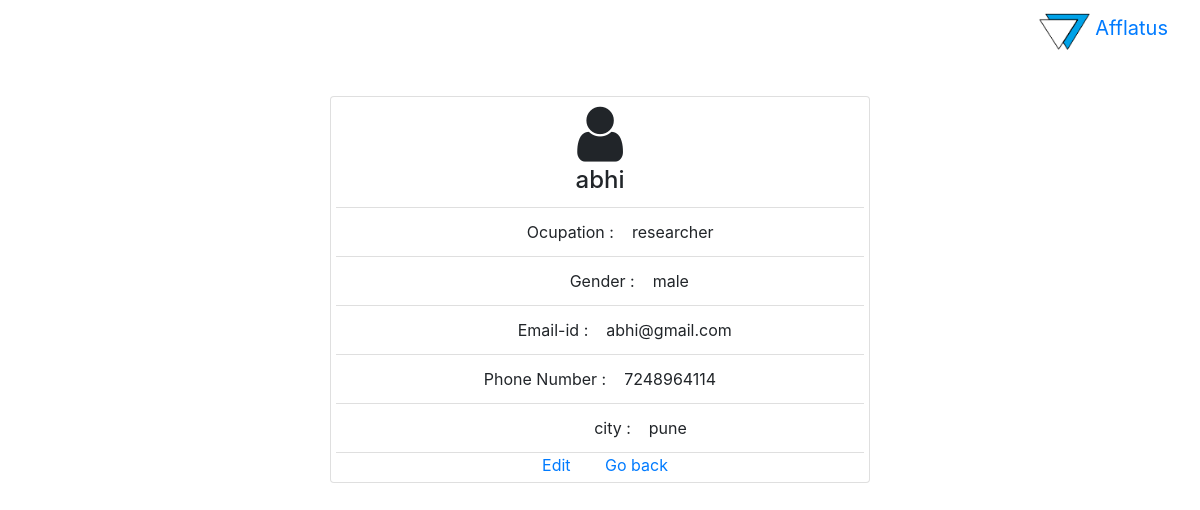
The app's page /profile.php (signed in) with its own data.
### tables this page shows
CREATE TABLE IF NOT EXISTS `user` (
  `id` int(11) NOT NULL AUTO_INCREMENT,
  `username` varchar(50) NOT NULL,
  `password` varchar(50) NOT NULL,
  `gender` varchar(10) NOT NULL,
  `email` varchar(50) NOT NULL,
  `phone` decimal(10,0) NOT NULL,
  `reg_date` datetime NOT NULL,
  `user_type` varchar(50) NOT NULL DEFAULT 'student',
  `location` varchar(50) NOT NULL,
  PRIMARY KEY (`id`),
  UNIQUE KEY `email` (`email`)
);

### profile.php (the view, shortened to what this page needs)
<!DOCTYPE html>
<html lang="en">
<head>
 <link rel="stylesheet" href="https://maxcdn.bootstrapcdn.com/bootstrap/4.0.0-alpha.6/css/bootstrap.min.css">
 <link rel="stylesheet" href="https://maxcdn.bootstrapcdn.com/font-awesome/4.5.0/css/font-awesome.min.css">
 <link rel="stylesheet" href="style.css">
</head>
<body>
<?php include  'navbar.php'; ?>
<br><br><br><br>
<?php $servername = "localhost";
$username = "root";
$password = "";
$db="afflatus";
$id=$_SESSION['id'];
$conn = new mysqli($servername, $username, $password,$db) or die("Connection failed: " . $conn->connect_error);
$user_login_quary="select email,gender,phone,location,user_type from user where id='$id'";
$select_result=mysqli_query($conn,$user_login_quary) or die(mysqli_error($conn));
$row=mysqli_fetch_array($select_result);
 ?>
<div class="container">
  <div class="row">
    <div class="col-md-3">
    </div>
  <div class=" col-md-6 ">
    <div class="card  text-center" >
      <i class="fa fa-user fa-4x"></i>
  <div class="card-block">
    <h4 class="card-title"><?php  echo $_SESSION['username']; ?></h4>
  </div>
  <ul class="list-group list-inverse list-group-flush">
    <li class="list-group-item">&nbsp;&nbsp;&nbsp;&nbsp;&nbsp;&nbsp;&nbsp;&nbsp;&nbsp;Ocupation :&nbsp;&nbsp;&nbsp;&nbsp;<?php echo $row['user_type'];?></li>
    <li class="list-group-item">&nbsp;&nbsp;&nbsp;&nbsp;&nbsp;&nbsp;&nbsp;&nbsp;&nbsp;&nbsp;&nbsp;&nbsp;&nbsp;Gender :&nbsp;&nbsp;&nbsp;&nbsp;<?php echo $row['gender'];?></li>
    <li class="list-group-item">&nbsp;&nbsp;&nbsp;&nbsp;&nbsp;&nbsp;&nbsp;&nbsp;&nbsp;&nbsp;&nbsp;Email-id :&nbsp;&nbsp;&nbsp;&nbsp;<?php echo $row['email'];?></li>
    <li class="list-group-item">Phone Number :&nbsp;&nbsp;&nbsp;&nbsp;<?php echo $row['phone'];?></li>
    <li class="list-group-item">&nbsp;&nbsp;&nbsp;&nbsp;&nbsp;&nbsp;&nbsp;&nbsp;&nbsp;&nbsp;&nbsp;&nbsp;&nbsp;&nbsp;&nbsp;&nbsp;&nbsp;&nbsp;city :&nbsp;&nbsp;&nbsp;&nbsp;<?php echo $row['location'];?></li>
  </ul>
  <div class="card-block">
    <a href="profile_edit.php" class="card-link">Edit</a>
    <a href="index.php" class="card-link">Go back</a>
  </div>
    </div>
  </div>
  </div>
</div>
</body>
</html>

### style.css (style rules this page uses)
h5,a,p { padding-left: 10px; }
.card { padding:5px 5px 5px 5px; }

### records on screen
user: user_type "researcher", gender "male", email "abhi@gmail.com", phone "7248964114", location "pune"

### other values on screen
$_SESSION['username'] "abhi"
